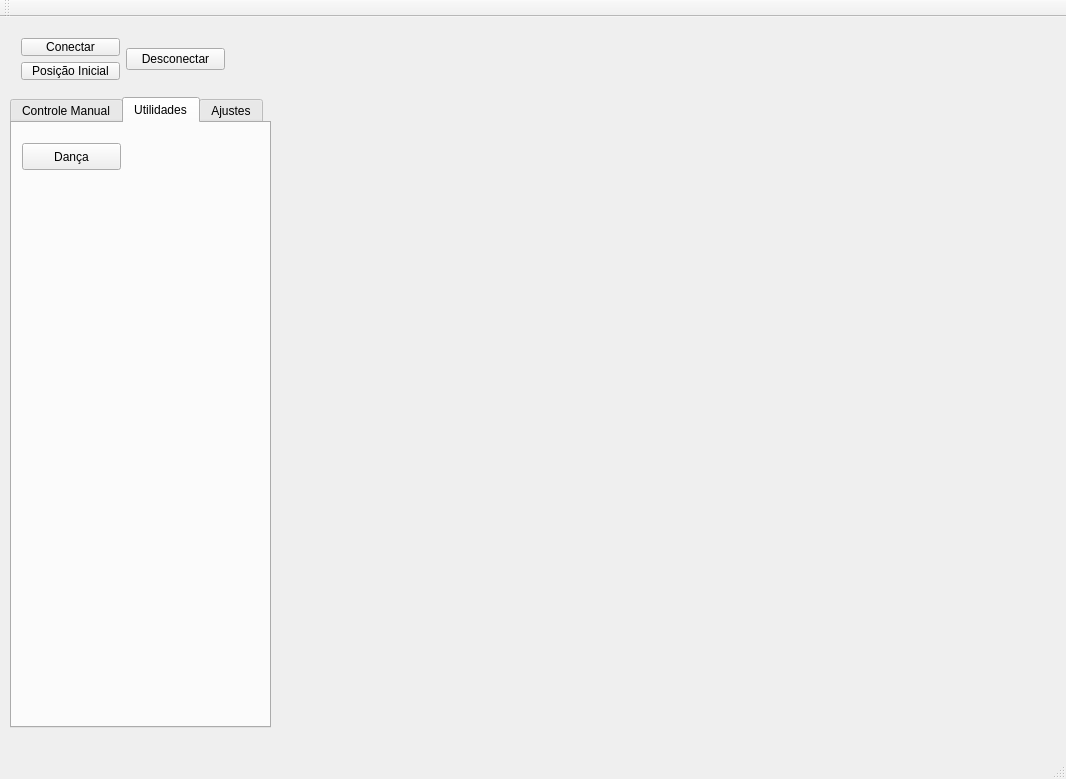
<?xml version="1.0" encoding="UTF-8"?>
<ui version="4.0">
 <class>MainWindow</class>
 <widget class="QMainWindow" name="MainWindow">
  <property name="geometry">
   <rect>
    <x>0</x>
    <y>0</y>
    <width>1066</width>
    <height>779</height>
   </rect>
  </property>
  <property name="windowTitle">
   <string>MainWindow</string>
  </property>
  <widget class="QWidget" name="centralWidget">
   <widget class="QTabWidget" name="tabWidget">
    <property name="geometry">
     <rect>
      <x>10</x>
      <y>80</y>
      <width>261</width>
      <height>631</height>
     </rect>
    </property>
    <property name="currentIndex">
     <number>1</number>
    </property>
    <widget class="QWidget" name="tab">
     <attribute name="title">
      <string>Controle Manual</string>
     </attribute>
     <widget class="QWidget" name="layoutWidget">
      <property name="geometry">
       <rect>
        <x>0</x>
        <y>150</y>
        <width>252</width>
        <height>417</height>
       </rect>
      </property>
      <layout class="QVBoxLayout" name="verticalLayout_21">
       <item>
        <layout class="QVBoxLayout" name="verticalLayout_8">
         <item>
          <layout class="QVBoxLayout" name="verticalLayout_7">
           <item>
            <layout class="QHBoxLayout" name="horizontalLayout_2">
             <item>
              <layout class="QVBoxLayout" name="verticalLayout">
               <item>
                <widget class="QLabel" name="label_Garra">
                 <property name="text">
                  <string>Garra</string>
                 </property>
                </widget>
               </item>
               <item>
                <widget class="QSlider" name="horizontalSlider_garra">
                 <property name="orientation">
                  <enum>Qt::Horizontal</enum>
                 </property>
                </widget>
               </item>
               <item>
                <widget class="QDoubleSpinBox" name="doubleSpinBox__cm_garra">
                 <property name="suffix">
                  <string> mm</string>
                 </property>
                </widget>
               </item>
               <item>
                <widget class="QDoubleSpinBox" name="doubleSpinBox_Garra">
                 <property name="suffix">
                  <string> PWM</string>
                 </property>
                 <property name="decimals">
                  <number>1</number>
                 </property>
                 <property name="minimum">
                  <double>1300.000000000000000</double>
                 </property>
                 <property name="maximum">
                  <double>2400.000000000000000</double>
                 </property>
                </widget>
               </item>
              </layout>
             </item>
             <item>
              <layout class="QVBoxLayout" name="verticalLayout_2">
               <item>
                <widget class="QLabel" name="label_Punho">
                 <property name="text">
                  <string>Punho</string>
                 </property>
                </widget>
               </item>
               <item>
                <widget class="QSlider" name="horizontalSlider_punho">
                 <property name="orientation">
                  <enum>Qt::Horizontal</enum>
                 </property>
                </widget>
               </item>
               <item>
                <widget class="QDoubleSpinBox" name="doubleSpinBox_graus_punho">
                 <property name="suffix">
                  <string> graus</string>
                 </property>
                </widget>
               </item>
               <item>
                <widget class="QDoubleSpinBox" name="doubleSpinBox_Punho">
                 <property name="suffix">
                  <string> PWM</string>
                 </property>
                 <property name="decimals">
                  <number>1</number>
                 </property>
                 <property name="minimum">
                  <double>500.000000000000000</double>
                 </property>
                 <property name="maximum">
                  <double>2500.000000000000000</double>
                 </property>
                </widget>
               </item>
              </layout>
             </item>
            </layout>
           </item>
           <item>
            <layout class="QHBoxLayout" name="horizontalLayout_3">
             <item>
              <layout class="QVBoxLayout" name="verticalLayout_3">
               <item>
                <widget class="QLabel" name="label_Cotovelo">
                 <property name="text">
                  <string>Cotovelo</string>
                 </property>
                </widget>
               </item>
               <item>
                <widget class="QSlider" name="horizontalSlider_cotovelo">
                 <property name="orientation">
                  <enum>Qt::Horizontal</enum>
                 </property>
                </widget>
               </item>
               <item>
                <widget class="QDoubleSpinBox" name="doubleSpinBox_graus_cotovelo">
                 <property name="suffix">
                  <string> graus</string>
                 </property>
                </widget>
               </item>
               <item>
                <widget class="QDoubleSpinBox" name="doubleSpinBox_Cotovelo">
                 <property name="suffix">
                  <string> PWM</string>
                 </property>
                 <property name="decimals">
                  <number>1</number>
                 </property>
                 <property name="minimum">
                  <double>1100.000000000000000</double>
                 </property>
                 <property name="maximum">
                  <double>2100.000000000000000</double>
                 </property>
                </widget>
               </item>
              </layout>
             </item>
             <item>
              <layout class="QVBoxLayout" name="verticalLayout_4">
               <item>
                <widget class="QLabel" name="label_Ombro">
                 <property name="text">
                  <string>Ombro</string>
                 </property>
                </widget>
               </item>
               <item>
                <widget class="QSlider" name="horizontalSlider_ombro">
                 <property name="orientation">
                  <enum>Qt::Horizontal</enum>
                 </property>
                </widget>
               </item>
               <item>
                <widget class="QDoubleSpinBox" name="doubleSpinBox_graus_ombro">
                 <property name="suffix">
                  <string> graus</string>
                 </property>
                </widget>
               </item>
               <item>
                <widget class="QDoubleSpinBox" name="doubleSpinBox_Ombro">
                 <property name="suffix">
                  <string> PWM</string>
                 </property>
                 <property name="decimals">
                  <number>1</number>
                 </property>
                 <property name="minimum">
                  <double>1200.000000000000000</double>
                 </property>
                 <property name="maximum">
                  <double>2000.000000000000000</double>
                 </property>
                </widget>
               </item>
              </layout>
             </item>
            </layout>
           </item>
          </layout>
         </item>
         <item>
          <layout class="QVBoxLayout" name="verticalLayout_5">
           <item>
            <widget class="QLabel" name="label_Base">
             <property name="text">
              <string>Base</string>
             </property>
            </widget>
           </item>
           <item>
            <widget class="QSlider" name="horizontalSlider_base">
             <property name="orientation">
              <enum>Qt::Horizontal</enum>
             </property>
            </widget>
           </item>
           <item>
            <widget class="QDoubleSpinBox" name="doubleSpinBox_graus_base">
             <property name="suffix">
              <string> graus</string>
             </property>
            </widget>
           </item>
           <item>
            <widget class="QDoubleSpinBox" name="doubleSpinBox_Base">
             <property name="suffix">
              <string> PWM</string>
             </property>
             <property name="decimals">
              <number>1</number>
             </property>
             <property name="minimum">
              <double>500.000000000000000</double>
             </property>
             <property name="maximum">
              <double>2380.000000000000000</double>
             </property>
            </widget>
           </item>
          </layout>
         </item>
        </layout>
       </item>
       <item>
        <layout class="QHBoxLayout" name="horizontalLayout_7">
         <item>
          <widget class="QPushButton" name="pushButton_pegar">
           <property name="text">
            <string>Pegar</string>
           </property>
          </widget>
         </item>
         <item>
          <widget class="QPushButton" name="pushButton_soltar">
           <property name="text">
            <string>Soltar</string>
           </property>
          </widget>
         </item>
        </layout>
       </item>
      </layout>
     </widget>
     <widget class="QWidget" name="layoutWidget">
      <property name="geometry">
       <rect>
        <x>0</x>
        <y>20</y>
        <width>251</width>
        <height>121</height>
       </rect>
      </property>
      <layout class="QVBoxLayout" name="verticalLayout_22">
       <item>
        <layout class="QVBoxLayout" name="verticalLayout_20">
         <item>
          <widget class="QLabel" name="label_7">
           <property name="text">
            <string>                     Coordenadas</string>
           </property>
          </widget>
         </item>
         <item>
          <layout class="QHBoxLayout" name="horizontalLayout_6">
           <item>
            <layout class="QVBoxLayout" name="verticalLayout_17">
             <item>
              <widget class="QLabel" name="label_8">
               <property name="text">
                <string>    x  mm</string>
               </property>
              </widget>
             </item>
             <item>
              <widget class="QDoubleSpinBox" name="doubleSpinBox_coordenadas_x"/>
             </item>
            </layout>
           </item>
           <item>
            <layout class="QVBoxLayout" name="verticalLayout_18">
             <item>
              <widget class="QLabel" name="label_9">
               <property name="text">
                <string>    y mm</string>
               </property>
              </widget>
             </item>
             <item>
              <widget class="QDoubleSpinBox" name="doubleSpinBox_coordenadas_y"/>
             </item>
            </layout>
           </item>
           <item>
            <layout class="QVBoxLayout" name="verticalLayout_19">
             <item>
              <widget class="QLabel" name="label_10">
               <property name="text">
                <string>    z  mm</string>
               </property>
              </widget>
             </item>
             <item>
              <widget class="QDoubleSpinBox" name="doubleSpinBox_coordenadas_z"/>
             </item>
            </layout>
           </item>
          </layout>
         </item>
        </layout>
       </item>
       <item>
        <layout class="QHBoxLayout" name="horizontalLayout_8">
         <item>
          <widget class="QPushButton" name="pushButton_goto_xyz">
           <property name="text">
            <string>Enviar XYZ</string>
           </property>
          </widget>
         </item>
         <item>
          <widget class="QPushButton" name="pushButton_receive_xyz">
           <property name="text">
            <string>Receber XYZ</string>
           </property>
          </widget>
         </item>
        </layout>
       </item>
      </layout>
     </widget>
    </widget>
    <widget class="QWidget" name="tab_3">
     <attribute name="title">
      <string>Utilidades</string>
     </attribute>
     <widget class="QPushButton" name="pushButton_dance">
      <property name="geometry">
       <rect>
        <x>10</x>
        <y>20</y>
        <width>99</width>
        <height>27</height>
       </rect>
      </property>
      <property name="text">
       <string>Dança</string>
      </property>
     </widget>
    </widget>
    <widget class="QWidget" name="tab_2">
     <attribute name="title">
      <string>Ajustes</string>
     </attribute>
     <widget class="QWidget" name="layoutWidget">
      <property name="geometry">
       <rect>
        <x>20</x>
        <y>20</y>
        <width>223</width>
        <height>201</height>
       </rect>
      </property>
      <layout class="QVBoxLayout" name="verticalLayout_16">
       <item>
        <widget class="QLabel" name="label">
         <property name="text">
          <string>         Ganhos Graus x  PWM</string>
         </property>
        </widget>
       </item>
       <item>
        <layout class="QVBoxLayout" name="verticalLayout_15">
         <item>
          <layout class="QVBoxLayout" name="verticalLayout_14">
           <item>
            <layout class="QHBoxLayout" name="horizontalLayout_4">
             <item>
              <layout class="QVBoxLayout" name="verticalLayout_10">
               <item>
                <widget class="QLabel" name="label_2">
                 <property name="text">
                  <string>Ganho Garra</string>
                 </property>
                </widget>
               </item>
               <item>
                <widget class="QDoubleSpinBox" name="doubleSpinBox_ganho_garra"/>
               </item>
              </layout>
             </item>
             <item>
              <layout class="QVBoxLayout" name="verticalLayout_11">
               <item>
                <widget class="QLabel" name="label_4">
                 <property name="text">
                  <string>Ganho Punho</string>
                 </property>
                </widget>
               </item>
               <item>
                <widget class="QDoubleSpinBox" name="doubleSpinBox_ganho_punho"/>
               </item>
              </layout>
             </item>
            </layout>
           </item>
           <item>
            <layout class="QHBoxLayout" name="horizontalLayout_5">
             <item>
              <layout class="QVBoxLayout" name="verticalLayout_12">
               <item>
                <widget class="QLabel" name="label_5">
                 <property name="text">
                  <string>Ganho Cotovelo</string>
                 </property>
                </widget>
               </item>
               <item>
                <widget class="QDoubleSpinBox" name="doubleSpinBox_3_ganho_cotovelo"/>
               </item>
              </layout>
             </item>
             <item>
              <layout class="QVBoxLayout" name="verticalLayout_13">
               <item>
                <widget class="QLabel" name="label_6">
                 <property name="text">
                  <string>Ganho Ombro</string>
                 </property>
                </widget>
               </item>
               <item>
                <widget class="QDoubleSpinBox" name="doubleSpinBox_ganho_ombro"/>
               </item>
              </layout>
             </item>
            </layout>
           </item>
          </layout>
         </item>
         <item>
          <layout class="QVBoxLayout" name="verticalLayout_9">
           <item>
            <widget class="QLabel" name="label_3">
             <property name="text">
              <string>Ganho Base</string>
             </property>
            </widget>
           </item>
           <item>
            <widget class="QDoubleSpinBox" name="doubleSpinBox_ganho_base"/>
           </item>
          </layout>
         </item>
        </layout>
       </item>
      </layout>
     </widget>
    </widget>
   </widget>
   <widget class="QWidget" name="layoutWidget">
    <property name="geometry">
     <rect>
      <x>10</x>
      <y>10</y>
      <width>226</width>
      <height>64</height>
     </rect>
    </property>
    <layout class="QHBoxLayout" name="horizontalLayout">
     <item>
      <layout class="QVBoxLayout" name="verticalLayout_6">
       <item>
        <widget class="QPushButton" name="pushButton_connect">
         <property name="text">
          <string>Conectar</string>
         </property>
        </widget>
       </item>
       <item>
        <widget class="QPushButton" name="pushButton_home">
         <property name="text">
          <string>Posição Inicial</string>
         </property>
        </widget>
       </item>
      </layout>
     </item>
     <item>
      <widget class="QPushButton" name="pushButton_desconnect">
       <property name="text">
        <string>Desconectar</string>
       </property>
      </widget>
     </item>
    </layout>
   </widget>
   <widget class="QLabel" name="label_image">
    <property name="geometry">
     <rect>
      <x>330</x>
      <y>110</y>
      <width>640</width>
      <height>480</height>
     </rect>
    </property>
    <property name="text">
     <string/>
    </property>
   </widget>
  </widget>
  <widget class="QMenuBar" name="menuBar">
   <property name="geometry">
    <rect>
     <x>0</x>
     <y>0</y>
     <width>1066</width>
     <height>25</height>
    </rect>
   </property>
  </widget>
  <widget class="QToolBar" name="mainToolBar">
   <attribute name="toolBarArea">
    <enum>TopToolBarArea</enum>
   </attribute>
   <attribute name="toolBarBreak">
    <bool>false</bool>
   </attribute>
  </widget>
  <widget class="QStatusBar" name="statusBar"/>
 </widget>
 <layoutdefault spacing="6" margin="11"/>
 <resources/>
 <connections/>
</ui>
